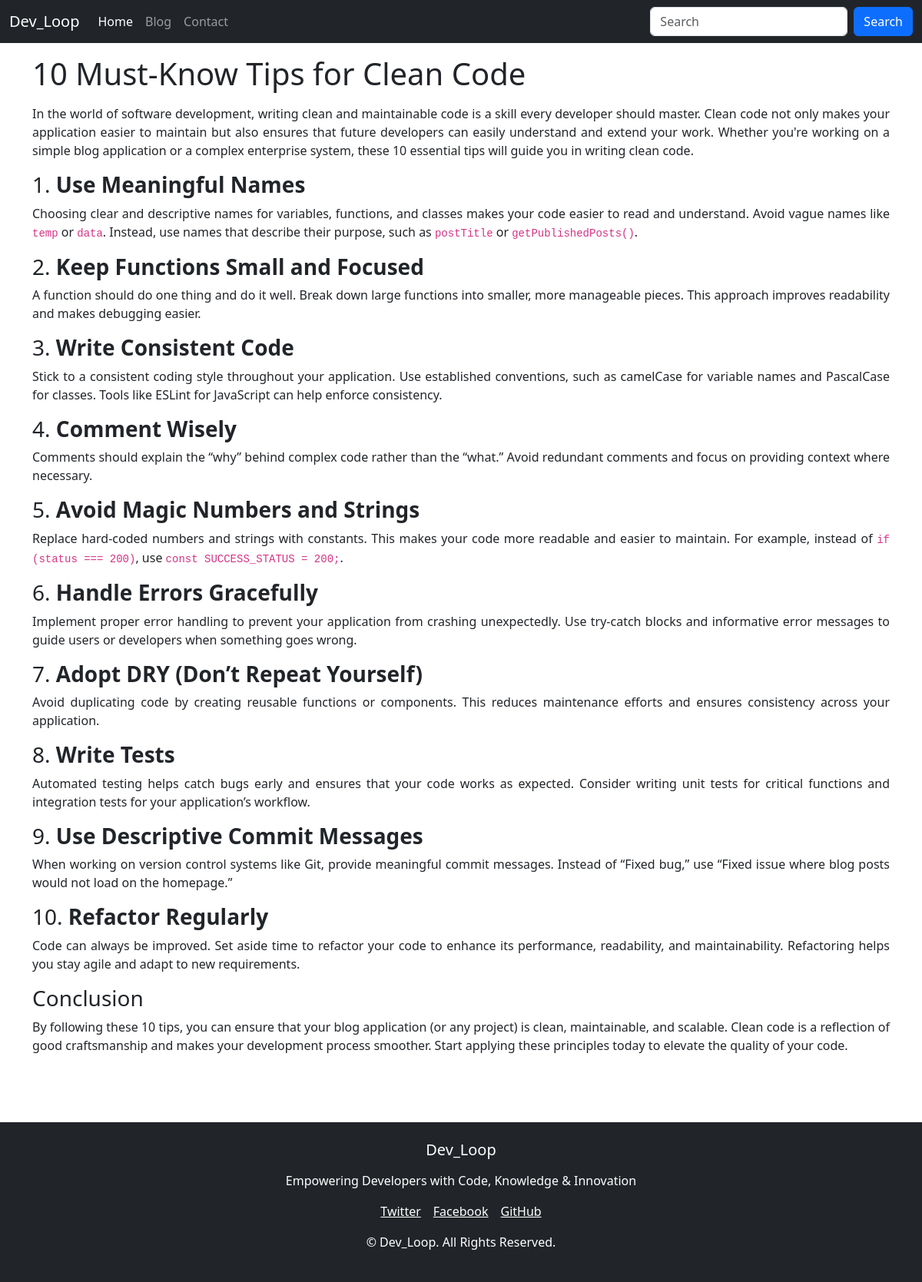
Screenshot of /blogpost/coding with the database file from the repository.
### blog/models.py (models this page shows, shortened)
class Blog (models.Model):
    sno=models.AutoField(primary_key=True)
    title=models.CharField(max_length=200)
    Content=HTMLField()
    slug=models.CharField(max_length=100)
    time=models.DateTimeField(auto_now_add=True)

### blog/views.py (the view)
# urls.py: path('blogpost/<str:slug>',views.blogpost, name='blogpost'),
def blogpost(request,slug):
    blog=Blog.objects.filter(slug=slug).first()
    context={'blog':blog}
    return render(request,'blogpost.html',context)

### templates/blogpost.html
{% extends "base.html" %}
{% block blogactive %}active{% endblock blogactive%}
{% block body %}
<div class="container">
<h1 class="my-3">{{blog.title}}</h1>
<div class="my-3">
{{blog.Content|safe}}
</div>
</div>
{% endblock body %}

### rows the page displays
Blog: title "10 Must-Know Tips for Clean Code", Content "In the world of software development, writing clean and maintainable code is a skill every developer should master. Clean code not only makes your application easier to maintain but also ensures that future developers can easily understand and extend your work. Whether you're working on a simple blog application or a complex enterprise system, these 10 essential tips will guide you in writing clean code. 1. Use Meaningful Names Choosing clear and descriptive names for variables, functions, and classes makes your code easier to read and understand. Avoid vague names like temp or data . Instead, use names that describe their purpose, such as postTitle or getPublishedPosts() . 2. Keep…"
